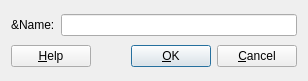
<?xml version="1.0" encoding="UTF-8"?>
<ui version="4.0" stdsetdef="1">
  <author></author>
  <comment></comment>
  <exportmacro></exportmacro>
  <class>PageInfoDialog</class>
  <widget class="QDialog" name="PageInfoDialog">
    <property name="geometry">
      <rect>
        <x>0</x>
        <y>0</y>
        <width>308</width>
        <height>81</height>
      </rect>
    </property>
    <property name="windowTitle">
      <string>Rename Page</string>
    </property>
    <property name="windowIcon">
      <pixmap>lignumCAD.png</pixmap>
    </property>
    <property name="sizeGripEnabled">
      <bool>false</bool>
    </property>
    <layout class="QGridLayout">
      <property name="margin">
        <number>11</number>
      </property>
      <property name="spacing">
        <number>6</number>
      </property>
      <item row="1" column="0" rowspan="1" colspan="2">
        <layout class="QHBoxLayout">
          <property name="margin">
            <number>0</number>
          </property>
          <property name="spacing">
            <number>6</number>
          </property>
          <item>
            <widget class="QPushButton" name="buttonHelp">
              <property name="text">
                <string>&amp;Help</string>
              </property>
              <property name="shortcut">
                <number>276824136</number>
              </property>
              <property name="autoDefault">
                <bool>true</bool>
              </property>
              <property name="toolTip" stdset="0">
                <string>Get the Help message for this dialog.</string>
              </property>
            </widget>
          </item>
          <item>
            <spacer name="Horizontal Spacing2">
              <property name="sizeHint">
                <size>
                  <width>20</width>
                  <height>0</height>
                </size>
              </property>
              <property name="sizeType">
                <enum>QSizePolicy::Expanding</enum>
              </property>
              <property name="orientation">
                <enum>Qt::Horizontal</enum>
              </property>
            </spacer>
          </item>
          <item>
            <widget class="QPushButton" name="buttonOk">
              <property name="text">
                <string>&amp;OK</string>
              </property>
              <property name="shortcut">
                <number>276824143</number>
              </property>
              <property name="autoDefault">
                <bool>true</bool>
              </property>
              <property name="default">
                <bool>true</bool>
              </property>
              <property name="toolTip" stdset="0">
                <string>Accept the page name change.</string>
              </property>
            </widget>
          </item>
          <item>
            <widget class="QPushButton" name="buttonCancel">
              <property name="text">
                <string>&amp;Cancel</string>
              </property>
              <property name="shortcut">
                <number>276824131</number>
              </property>
              <property name="autoDefault">
                <bool>true</bool>
              </property>
              <property name="toolTip" stdset="0">
                <string>Cancel changing the page name.</string>
              </property>
            </widget>
          </item>
        </layout>
      </item>
      <item row="0" column="0">
        <widget class="QLabel" name="nameLabel">
          <property name="text">
            <string>&amp;Name:</string>
          </property>
          <property name="buddy" stdset="0">
            <cstring>nameEdit</cstring>
          </property>
          <property name="wordWrap">
            <bool>false</bool>
          </property>
        </widget>
      </item>
      <item row="0" column="1">
        <widget class="QLineEdit" name="nameEdit">
          <property name="toolTip" stdset="0">
            <string>Edit page name.</string>
          </property>
          <property name="whatsThis" stdset="0">
            <string>&lt;p&gt;&lt;b&gt;Page Name&lt;/b&gt;&lt;/p&gt;
&lt;p&gt;Enter a new name for the page.&lt;/p&gt;</string>
          </property>
        </widget>
      </item>
    </layout>
  </widget>
  <layoutdefault spacing="6" margin="11"/>
  <pixmapfunction>qPixmapFromMimeSource</pixmapfunction>
  <connections>
    <connection>
      <sender>buttonOk</sender>
      <signal>clicked()</signal>
      <receiver>PageInfoDialog</receiver>
      <slot>accept()</slot>
    </connection>
    <connection>
      <sender>buttonCancel</sender>
      <signal>clicked()</signal>
      <receiver>PageInfoDialog</receiver>
      <slot>reject()</slot>
    </connection>
    <connection>
      <sender>buttonHelp</sender>
      <signal>clicked()</signal>
      <receiver>PageInfoDialog</receiver>
      <slot>buttonHelp_clicked()</slot>
    </connection>
  </connections>
</ui>
